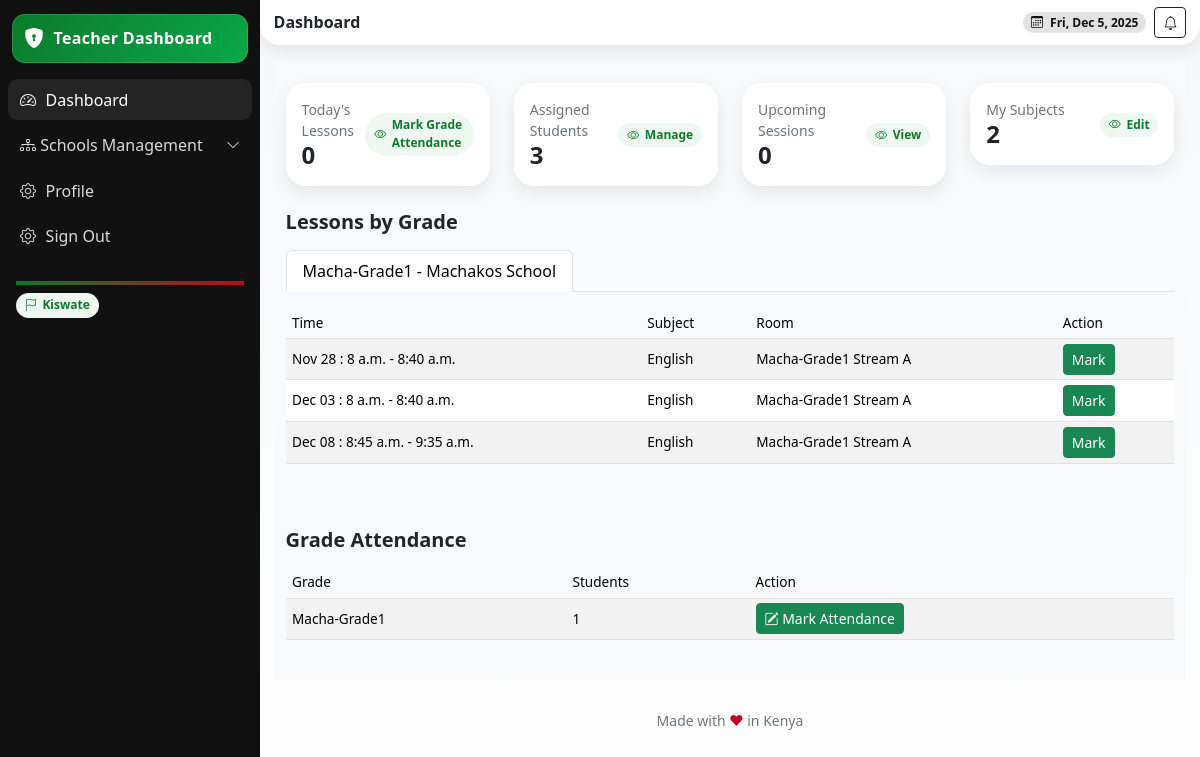
Page /teacher-dashboard/ (signed in) on the earlier database version.
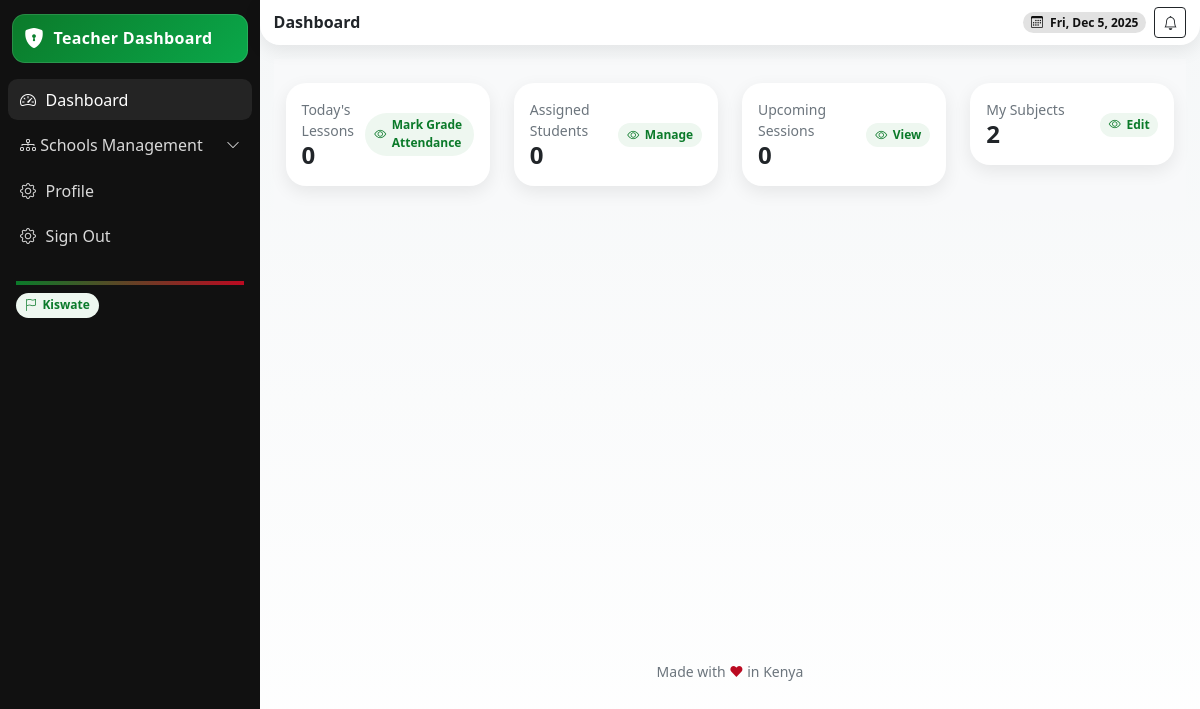
Same page on the later database version.
### school/models.py (models this page shows, shortened)
class Grade(models.Model):
    name = models.CharField(max_length=50)
    school = models.ForeignKey(School, on_delete=models.CASCADE, related_name='grades')
    lessons_per_term = models.PositiveIntegerField(default=9)
    description = models.TextField(blank=True)
    code = models.CharField(max_length=50, db_index=True)
    capacity = models.PositiveIntegerField(default=30)
    created_at = models.DateTimeField(auto_now_add=True)
    is_active = models.BooleanField(default=True)
    class Meta:
        unique_together = ['school', 'code']
    def __str__(self):
        return f"{self.name} - {self.school.name}"

class School(models.Model):
    name = models.CharField(max_length=255)
    school_admin = models.OneToOneField(User, on_delete=models.CASCADE, related_name='school_admin_profile')
    code = models.CharField(max_length=50, unique=True)
    address = models.TextField(blank=True)
    contact_email = models.EmailField()
    contact_phone = models.CharField(max_length=15)
    county = models.ForeignKey(County, on_delete=models.SET_NULL, null=True, blank=True)
    city = models.ForeignKey(City, on_delete=models.SET_NULL, null=True, blank=True)
    constituency = models.ForeignKey(Constituency, on_delete=models.SET_NULL, null=True, blank=True)
    sub_county = models.ForeignKey(SubCounty, on_delete=models.SET_NULL, null=True, blank=True)
    ward = models.ForeignKey(Ward, on_delete=models.SET_NULL, null=True, blank=True)
    created_at = models.DateTimeField(auto_now_add=True)
    is_active = models.BooleanField(default=True)

class Lesson(models.Model):
    timetable = models.ForeignKey(Timetable, on_delete=models.CASCADE, related_name='lessons', blank=True, null=True)
    subject = models.ForeignKey(Subject, on_delete=models.CASCADE, related_name='lessons', blank=True, null=True)
    stream = models.ForeignKey('Streams', on_delete=models.CASCADE, related_name='lessons', blank=True, null=True)
    teacher = models.ForeignKey('StaffProfile', on_delete=models.CASCADE, related_name='lessons_taught')
    day_of_week = models.CharField(max_length=10, choices=WEEKDAY_CHOICES, blank=True, null=True)
    time_slot = models.ForeignKey(TimeSlot, on_delete=models.CASCADE, related_name='lessons', blank=True, null=True)
    room = models.CharField(max_length=50, blank=True)
    is_canceled = models.BooleanField(default=False)
    lesson_date = models.DateField(blank=True, null=True)  # For one-off changes
    notes = models.TextField(blank=True)
    class Meta:
        ordering = ['day_of_week','lesson_date', 'time_slot__start_time']
        unique_together = ['timetable', 'subject', 'day_of_week', 'time_slot', 'stream']

class TimeSlot(models.Model):
    start_time = models.TimeField()
    end_time = models.TimeField()
    description = models.CharField(max_length=100, blank=True)
    school = models.ForeignKey('School', on_delete=models.CASCADE, related_name='time_slots')
    created_at = models.DateTimeField(auto_now_add=True)
    created_by = models.ForeignKey('StaffProfile', on_delete=models.SET_NULL, null=True, related_name='created_time_slots')
    updated_at = models.DateTimeField(auto_now=True)
    updated_by = models.ForeignKey('StaffProfile', on_delete=models.SET_NULL, null=True, related_name='updated_time_slots')
    class Meta:
        unique_together = ['school', 'start_time', 'end_time']
        ordering = ['start_time']

class Subject(models.Model):
    name = models.CharField(max_length=255)
    description = models.TextField(blank=True)
    code = models.CharField(max_length=100, blank=True)
    school = models.ForeignKey(School, on_delete=models.CASCADE)
    grade = models.ForeignKey(Grade, on_delete=models.CASCADE, related_name='subjects')
    start_date = models.DateField()
    end_date = models.DateField(blank=True, null=True)
    sessions_per_week = models.PositiveIntegerField(default=2)
    is_active = models.BooleanField(default=True)

### userauths/views.py (the view)
# urls.py: path('teacher-dashboard/', views.teacher_dashboard, name='teacher-dashboard'),
@login_required
def teacher_dashboard(request):
    try:
        if not (request.user.is_teacher or request.user.school_staff):
            messages.error(request, "Access denied: Teacher/Staff role required.")
            return redirect('userauths:sign-in')
        teacher = request.user.staffprofile  # OneToOneField
        today = timezone.now().date()
        assigned_lessons = Lesson.objects.filter(
            teacher=teacher,
            timetable__start_date__lte=today,
            timetable__end_date__gte=today,
            timetable__school=teacher.school
        ).select_related('timetable__grade', 'subject').order_by('lesson_date')
        sessions = Session.objects.filter(
            lesson__in=assigned_lessons,
            teacher=teacher
        ).select_related('lesson', 'subject', 'platform').order_by('scheduled_at')
        lessons_by_grade = {}
        grades_set = set()
        for lesson in assigned_lessons:
            grade = lesson.timetable.grade
            grades_set.add(grade)
            lessons_by_grade.setdefault(grade, []).append(lesson)
        subjects = teacher.subjects.all()
        context = {
            'lessons': assigned_lessons,
            'lessons_by_grade': lessons_by_grade,
            'sessions': sessions,
            'grades': sorted(grades_set, key=lambda g: g.name),  # Actual Grade objects
            'subjects': subjects,
            'school': teacher.school,
            'today_lessons': assigned_lessons.filter(lesson_date=today),
        }
        return render(request, 'school/teacher/dashboard.html', context)
    except StaffProfile.DoesNotExist:
        messages.error(request, "Staff profile not found.")
        return redirect('userauths:teacher-dashboard')

### templates/school/teacher/dashboard.html (shortened to what the changed rows need)
{% extends 'school/teacher/base.html' %}
{% block content %}
<section class="bg-light py-4">
    <div class="container">
        <div class="row g-4">
            <div class="col-6 col-md-3">
            <div class="card k-card">
              <div class="card-body p-3">
                <div class="d-flex justify-content-between align-items-center">
                  <div>
                    <div class="text-secondary small">Assigned Students</div>
                    <div class="h4 m-0 fw-bold">{{ lessons|length|default:"0" }}</div>
                  </div>
                </div>
              </div>
            </div>
          </div>
        </div>
        {% if lessons_by_grade %}
        <div class="row mt-4">
            <div class="col-12">
                <h5 class="fw-semibold mb-3">Lessons by Grade</h5>
                <ul class="nav nav-tabs mb-3">
                    {% for grade in grades %}
                    <li class="nav-item">
                        <a class="nav-link {% if forloop.first %}active{% endif %}" href="#grade-{{ forloop.counter }}" data-bs-toggle="tab">{{ grade }}</a>
                    </li>
                    {% endfor %}
                </ul>
                <div class="tab-content">
                    {% for grade, grade_lessons in lessons_by_grade.items %}
                    <div class="tab-pane fade {% if forloop.first %}show active{% endif %}" id="grade-{{ forloop.counter }}">
                        <div class="table-responsive">
                            <table class="table table-striped">
                                <thead><tr><th>Time</th><th>Subject</th><th>Room</th><th>Action</th></tr></thead>
                                <tbody>
                                    {% for lesson in grade_lessons|slice:":5" %}
                                    <tr>
                                        <td>{{ lesson.lesson_date|date:"M d" }} : {{ lesson.time_slot.start_time }} - {{ lesson.time_slot.end_time }}</td>
                                        <td>{{ lesson.subject.name }}</td>
                                        <td>{{ lesson.room|default:"N/A" }}</td>
                                        <td><a href="{% url 'school:teacher-attendance-mark' lesson.id %}" class="btn btn-sm btn-success">Mark</a></td>
                                    </tr>
                                    {% empty %}
                                    <tr><td colspan="4">No lessons for this grade.</td></tr>
                                    {% endfor %}
                                </tbody>
                            </table>
                        </div>
                    </div>
                    {% endfor %}
                </div>
            </div>
        </div>
        {% endif %}
        {% if grades %}
        <div class="row mt-5">
            <div class="col-12">
                <h5 class="fw-semibold mb-3">Grade Attendance</h5>
                <div class="table-responsive">
                    <table class="table table-striped">
                        <thead>
                            <tr>
                                <th>Grade</th>
                                <th>Students</th>
                                <th>Action</th>
                            </tr>
                        </thead>
                        <tbody>
                            {% for grade in grades %}
                                <tr>
                                    <td>{{ grade.name }}</td>
                                    <td>{{ grade.students.count }}</td>
                                    <td>
                                        <a href="{% url 'school:teacher-class-attendance-report' grade.id %}"
                                           class="btn btn-sm btn-success">
                                           <i class="bi bi-pencil-square"></i> Mark Attendance
                                        </a>
                                    </td>
                                </tr>
                            {% empty %}
                                <tr>
                                    <td colspan="3" class="text-center text-muted">No grades assigned.</td>
                                </tr>
                            {% endfor %}
                        </tbody>
                    </table>
                </div>
            </div>
        </div>
        {% endif %}
    </div>
</section>
{% endblock %}

Differences in the rows shown:
no longer on this page (row unchanged): Grade: name+school "Macha-Grade1 - Machakos School", name "Macha-Grade1", students.count "1"
removed Lesson: lesson_date "Nov 28", time_slot.start_time "8 a.m.", time_slot.end_time "8:40 a.m.", subject.name "English", room "Macha-Grade1 Stream A"
removed Lesson: lesson_date "Dec 03", time_slot.start_time "8 a.m.", time_slot.end_time "8:40 a.m.", subject.name "English", room "Macha-Grade1 Stream A"
removed Lesson: lesson_date "Dec 08", time_slot.start_time "8:45 a.m.", time_slot.end_time "9:35 a.m.", subject.name "English", room "Macha-Grade1 Stream A"
Other differences:
{{ lessons|length|default:"0" }}: "3" → "0"
text no longer shown: "Lessons by Grade Grade Attendance Grade Students Action"
